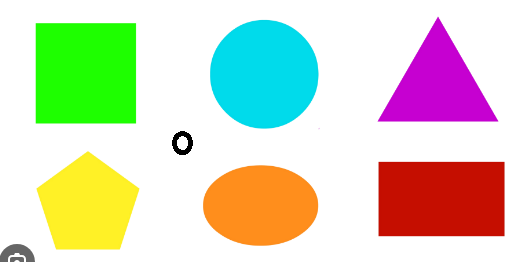
//> input picture resources_opencv/images/DetectColor1.PNG, 519 x 262 px
$ ./ColorSpaceYCrCb   (built with g++ and OpenCV 4)
//> lines starting //> are read from the running program, lines starting //| are printed output that depends on the picture
### LearnOpenCV_course/Control/dataPath.h

#include<string>
std::string DATA_PATH = "../resources_opencv";

### LearnOpenCV_course/Color/ColorSpace/ColorSpaceYCrCb.cpp
#include <iostream>
#include "dataPath.h"
#include <opencv2/opencv.hpp>
#include <opencv2/imgproc.hpp>

using namespace std;
using namespace cv;

int main()
{
// прочитать изображение в формате BGR
  vector<Mat> channels(3);
  Mat bgr = imread(DATA_PATH + "/images/DetectColor1.png");
//> bgr is the input picture: 262 rows x 519 cols, CV_8UC3; mean B, G, R 190.6, 216.2, 213.2
  Mat ycbImage;
  cvtColor(bgr, ycbImage, COLOR_BGR2YCrCb);
//> ycbImage: 262 rows x 519 cols, CV_8UC3; mean of channels 0, 1, 2 212.4, 128.6, 115.7
  split(ycbImage, channels);
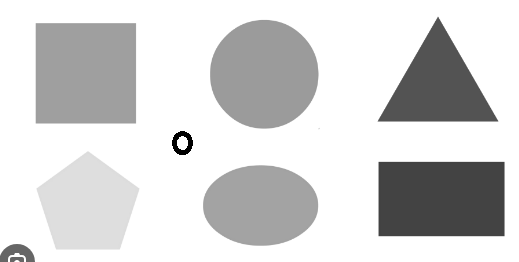
//> channels[0]: 262 rows x 519 cols, CV_8UC1; min 0, max 255, mean 212.4
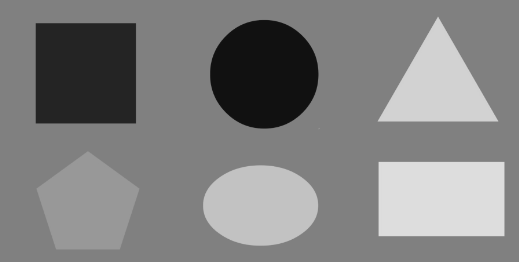
//> channels[1]: 262 rows x 519 cols, CV_8UC1; min 17, max 221, mean 128.6
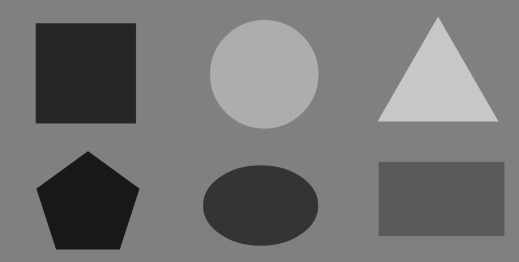
//> channels[2]: 262 rows x 519 cols, CV_8UC1; min 23, max 200, mean 115.7

  imshow("Y Channel", channels[0]);
  imshow("Cr Channel", channels[1]);
  imshow("Cb Channel", channels[2]);
  waitKey(0);

  return 0;
}
